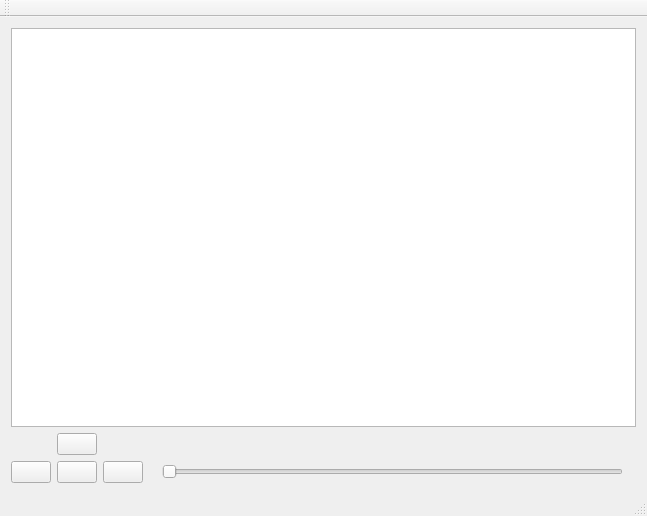
<?xml version="1.0" encoding="UTF-8"?>
<ui version="4.0">
 <class>MainWindow</class>
 <widget class="QMainWindow" name="MainWindow">
  <property name="geometry">
   <rect>
    <x>0</x>
    <y>0</y>
    <width>647</width>
    <height>516</height>
   </rect>
  </property>
  <property name="windowTitle">
   <string>MainWindow</string>
  </property>
  <widget class="QWidget" name="centralWidget">
   <layout class="QVBoxLayout" name="verticalLayout_3" stretch="10,1">
    <item>
     <widget class="QListView" name="list"/>
    </item>
    <item>
     <layout class="QHBoxLayout" name="horizontalLayout_3" stretch="1,10">
      <item>
       <layout class="QVBoxLayout" name="verticalLayout">
        <item>
         <layout class="QHBoxLayout" name="horizontalLayout_2">
          <item>
           <spacer name="horizontalSpacer_2">
            <property name="orientation">
             <enum>Qt::Horizontal</enum>
            </property>
            <property name="sizeHint" stdset="0">
             <size>
              <width>40</width>
              <height>20</height>
             </size>
            </property>
           </spacer>
          </item>
          <item>
           <widget class="QPushButton" name="playMode">
            <property name="sizePolicy">
             <sizepolicy hsizetype="Maximum" vsizetype="Preferred">
              <horstretch>0</horstretch>
              <verstretch>0</verstretch>
             </sizepolicy>
            </property>
            <property name="text">
             <string/>
            </property>
           </widget>
          </item>
          <item>
           <spacer name="horizontalSpacer">
            <property name="orientation">
             <enum>Qt::Horizontal</enum>
            </property>
            <property name="sizeHint" stdset="0">
             <size>
              <width>40</width>
              <height>20</height>
             </size>
            </property>
           </spacer>
          </item>
         </layout>
        </item>
        <item>
         <layout class="QHBoxLayout" name="horizontalLayout">
          <item>
           <widget class="QPushButton" name="lastSong">
            <property name="sizePolicy">
             <sizepolicy hsizetype="Maximum" vsizetype="Preferred">
              <horstretch>0</horstretch>
              <verstretch>0</verstretch>
             </sizepolicy>
            </property>
            <property name="styleSheet">
             <string notr="true">border-image: url(:/res/playerIcon/res/lastSong.png);</string>
            </property>
            <property name="text">
             <string/>
            </property>
           </widget>
          </item>
          <item>
           <widget class="QPushButton" name="playSong">
            <property name="sizePolicy">
             <sizepolicy hsizetype="Maximum" vsizetype="Preferred">
              <horstretch>0</horstretch>
              <verstretch>0</verstretch>
             </sizepolicy>
            </property>
            <property name="styleSheet">
             <string notr="true"/>
            </property>
            <property name="text">
             <string/>
            </property>
            <property name="iconSize">
             <size>
              <width>50</width>
              <height>50</height>
             </size>
            </property>
           </widget>
          </item>
          <item>
           <widget class="QPushButton" name="nextSong">
            <property name="sizePolicy">
             <sizepolicy hsizetype="Maximum" vsizetype="Preferred">
              <horstretch>0</horstretch>
              <verstretch>0</verstretch>
             </sizepolicy>
            </property>
            <property name="styleSheet">
             <string notr="true">border-image: url(:/res/playerIcon/res/nextSong.png);</string>
            </property>
            <property name="text">
             <string/>
            </property>
           </widget>
          </item>
         </layout>
        </item>
       </layout>
      </item>
      <item>
       <layout class="QVBoxLayout" name="verticalLayout_2">
        <item>
         <widget class="QLabel" name="playing">
          <property name="text">
           <string/>
          </property>
         </widget>
        </item>
        <item>
         <layout class="QHBoxLayout" name="horizontalLayout_4">
          <item>
           <widget class="QLabel" name="alreadyPlay_S">
            <property name="text">
             <string/>
            </property>
           </widget>
          </item>
          <item>
           <widget class="QSlider" name="progressBar">
            <property name="orientation">
             <enum>Qt::Horizontal</enum>
            </property>
           </widget>
          </item>
          <item>
           <widget class="QLabel" name="totalTIme_S">
            <property name="text">
             <string/>
            </property>
           </widget>
          </item>
         </layout>
        </item>
       </layout>
      </item>
     </layout>
    </item>
   </layout>
  </widget>
  <widget class="QMenuBar" name="menuBar">
   <property name="geometry">
    <rect>
     <x>0</x>
     <y>0</y>
     <width>647</width>
     <height>28</height>
    </rect>
   </property>
  </widget>
  <widget class="QToolBar" name="mainToolBar">
   <attribute name="toolBarArea">
    <enum>TopToolBarArea</enum>
   </attribute>
   <attribute name="toolBarBreak">
    <bool>false</bool>
   </attribute>
  </widget>
  <widget class="QStatusBar" name="statusBar"/>
 </widget>
 <layoutdefault spacing="6" margin="11"/>
 <resources/>
 <connections/>
</ui>
